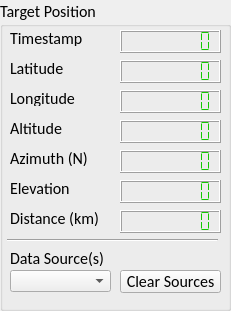
   <widget class="QGroupBox" name="groupBox_2">
    <property name="geometry">
     <rect>
      <x>10</x>
      <y>0</y>
      <width>231</width>
      <height>311</height>
     </rect>
    </property>
    <property name="font">
     <font>
      <family>Calibri</family>
      <pointsize>12</pointsize>
     </font>
    </property>
    <property name="title">
     <string>Target Position</string>
    </property>
    <widget class="QLabel" name="label_4">
     <property name="geometry">
      <rect>
       <x>10</x>
       <y>30</y>
       <width>81</width>
       <height>16</height>
      </rect>
     </property>
     <property name="text">
      <string>Timestamp</string>
     </property>
    </widget>
    <widget class="QLCDNumber" name="lcd_trgtTimestamp">
     <property name="geometry">
      <rect>
       <x>120</x>
       <y>30</y>
       <width>101</width>
       <height>23</height>
      </rect>
     </property>
     <property name="font">
      <font>
       <family>MS Shell Dlg 2</family>
       <pointsize>8</pointsize>
       <weight>9</weight>
       <italic>false</italic>
       <bold>false</bold>
      </font>
     </property>
     <property name="styleSheet">
      <string notr="true">QLCDNumber{
	font: 75 8pt &quot;MS Shell Dlg 2&quot;;
    color: rgb(20, 200, 2);    
    background-color: rgb2(0, 0, 0);
}</string>
     </property>
     <property name="numDigits">
      <number>8</number>
     </property>
     <property name="segmentStyle">
      <enum>QLCDNumber::Flat</enum>
     </property>
    </widget>
    <widget class="QLabel" name="label_5">
     <property name="geometry">
      <rect>
       <x>10</x>
       <y>60</y>
       <width>81</width>
       <height>16</height>
      </rect>
     </property>
     <property name="text">
      <string>Latitude</string>
     </property>
    </widget>
    <widget class="QLabel" name="label_6">
     <property name="geometry">
      <rect>
       <x>10</x>
       <y>90</y>
       <width>81</width>
       <height>16</height>
      </rect>
     </property>
     <property name="text">
      <string>Longitude</string>
     </property>
    </widget>
    <widget class="QLCDNumber" name="lcd_trgtLatitude">
     <property name="geometry">
      <rect>
       <x>120</x>
       <y>60</y>
       <width>101</width>
       <height>23</height>
      </rect>
     </property>
     <property name="font">
      <font>
       <family>MS Shell Dlg 2</family>
       <pointsize>8</pointsize>
       <weight>9</weight>
       <italic>false</italic>
       <bold>false</bold>
      </font>
     </property>
     <property name="styleSheet">
      <string notr="true">QLCDNumber{
	font: 75 8pt &quot;MS Shell Dlg 2&quot;;
    color: rgb(20, 200, 2);    
    background-color: rgb2(0, 0, 0);
}</string>
     </property>
     <property name="numDigits">
      <number>8</number>
     </property>
     <property name="segmentStyle">
      <enum>QLCDNumber::Flat</enum>
     </property>
    </widget>
    <widget class="QLCDNumber" name="lcd_trgtLongitude">
     <property name="geometry">
      <rect>
       <x>120</x>
       <y>90</y>
       <width>101</width>
       <height>23</height>
      </rect>
     </property>
     <property name="font">
      <font>
       <family>MS Shell Dlg 2</family>
       <pointsize>8</pointsize>
       <weight>9</weight>
       <italic>false</italic>
       <bold>false</bold>
      </font>
     </property>
     <property name="styleSheet">
      <string notr="true">QLCDNumber{
	font: 75 8pt &quot;MS Shell Dlg 2&quot;;
    color: rgb(20, 200, 2);    
    background-color: rgb2(0, 0, 0);
}</string>
     </property>
     <property name="digitCount">
      <number>8</number>
     </property>
     <property name="segmentStyle">
      <enum>QLCDNumber::Flat</enum>
     </property>
    </widget>
    <widget class="QLabel" name="label_7">
     <property name="geometry">
      <rect>
       <x>10</x>
       <y>120</y>
       <width>81</width>
       <height>16</height>
      </rect>
     </property>
     <property name="text">
      <string>Altitude</string>
     </property>
    </widget>
    <widget class="QLCDNumber" name="lcd_trgtAltitude">
     <property name="geometry">
      <rect>
       <x>120</x>
       <y>120</y>
       <width>101</width>
       <height>23</height>
      </rect>
     </property>
     <property name="styleSheet">
      <string notr="true">QLCDNumber{
	font: 75 8pt &quot;MS Shell Dlg 2&quot;;
    color: rgb(20, 200, 2);    
    background-color: rgb2(0, 0, 0);
}</string>
     </property>
     <property name="numDigits">
      <number>8</number>
     </property>
     <property name="segmentStyle">
      <enum>QLCDNumber::Flat</enum>
     </property>
    </widget>
    <widget class="QLabel" name="label_19">
     <property name="geometry">
      <rect>
       <x>10</x>
       <y>150</y>
       <width>81</width>
       <height>16</height>
      </rect>
     </property>
     <property name="text">
      <string>Azimuth (N)</string>
     </property>
    </widget>
    <widget class="QLabel" name="label_20">
     <property name="geometry">
      <rect>
       <x>10</x>
       <y>180</y>
       <width>81</width>
       <height>16</height>
      </rect>
     </property>
     <property name="text">
      <string>Elevation</string>
     </property>
    </widget>
    <widget class="QLCDNumber" name="lcd_trgtBearing">
     <property name="geometry">
      <rect>
       <x>120</x>
       <y>150</y>
       <width>101</width>
       <height>23</height>
      </rect>
     </property>
     <property name="styleSheet">
      <string notr="true">QLCDNumber{
	font: 75 8pt &quot;MS Shell Dlg 2&quot;;
    color: rgb(20, 200, 2);    
    background-color: rgb2(0, 0, 0);
}</string>
     </property>
     <property name="numDigits">
      <number>8</number>
     </property>
     <property name="segmentStyle">
      <enum>QLCDNumber::Flat</enum>
     </property>
    </widget>
    <widget class="QLCDNumber" name="lcd_trgtElevation">
     <property name="geometry">
      <rect>
       <x>120</x>
       <y>180</y>
       <width>101</width>
       <height>23</height>
      </rect>
     </property>
     <property name="styleSheet">
      <string notr="true">QLCDNumber{
	font: 75 8pt &quot;MS Shell Dlg 2&quot;;
    color: rgb(20, 200, 2);    
    background-color: rgb2(0, 0, 0);
}</string>
     </property>
     <property name="numDigits">
      <number>8</number>
     </property>
     <property name="segmentStyle">
      <enum>QLCDNumber::Flat</enum>
     </property>
    </widget>
    <widget class="QLCDNumber" name="lcd_trgtDistance">
     <property name="geometry">
      <rect>
       <x>120</x>
       <y>210</y>
       <width>101</width>
       <height>23</height>
      </rect>
     </property>
     <property name="styleSheet">
      <string notr="true">QLCDNumber{
	font: 75 8pt &quot;MS Shell Dlg 2&quot;;
    color: rgb(20, 200, 2);    
    background-color: rgb2(0, 0, 0);
}</string>
     </property>
     <property name="numDigits">
      <number>8</number>
     </property>
     <property name="segmentStyle">
      <enum>QLCDNumber::Flat</enum>
     </property>
    </widget>
    <widget class="QLabel" name="label_24">
     <property name="geometry">
      <rect>
       <x>10</x>
       <y>210</y>
       <width>101</width>
       <height>16</height>
      </rect>
     </property>
     <property name="text">
      <string>Distance (km)</string>
     </property>
    </widget>
    <widget class="QComboBox" name="cbo_trgtDataSource">
     <property name="geometry">
      <rect>
       <x>10</x>
       <y>270</y>
       <width>101</width>
       <height>22</height>
      </rect>
     </property>
    </widget>
    <widget class="QLabel" name="lbl_comPort_4">
     <property name="geometry">
      <rect>
       <x>10</x>
       <y>250</y>
       <width>101</width>
       <height>16</height>
      </rect>
     </property>
     <property name="text">
      <string>Data Source(s)</string>
     </property>
    </widget>
    <widget class="Line" name="line">
     <property name="geometry">
      <rect>
       <x>7</x>
       <y>230</y>
       <width>211</width>
       <height>20</height>
      </rect>
     </property>
     <property name="orientation">
      <enum>Qt::Horizontal</enum>
     </property>
    </widget>
    <widget class="QPushButton" name="btn_trgtClearSources">
     <property name="geometry">
      <rect>
       <x>120</x>
       <y>270</y>
       <width>101</width>
       <height>23</height>
      </rect>
     </property>
     <property name="text">
      <string>Clear Sources</string>
     </property>
    </widget>
   </widget>
